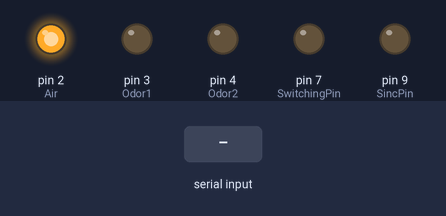
A sketch run on a simulated Arduino Uno, built with avr-gcc and run on an emulated ATmega328P. On the bench: output pins drawn as LEDs (lit = HIGH). The inputs (shaded band) are chosen by the test bench. What the sketch prints to the serial monitor is not drawn.

Above: at 1.2 s.
1.3 s: "n" received over Serial
At 2.6 s:
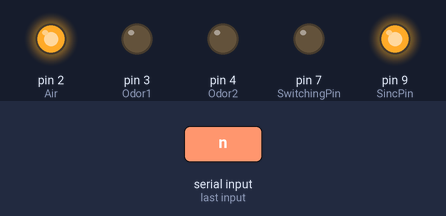
Timing chart, 0 to 33.8 s (numbered marks = the images above; inputs shaded):
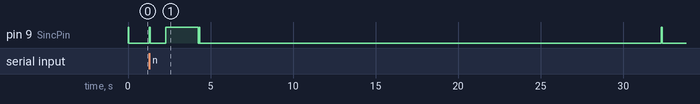

The sketch:

Arduino_odor_checking.ino
```cpp
/*
2020.02.20 @ author : Koyata Matsushita
2020.07.09 edited
    画像提示なし，ニオイ提示秒数を現行プロトコルのものに調整

For odor threshold controll.

In this program, control AirPin, Odor1Pin, Odor2Pin and SwitchingPin of
Kobal method odor exposure system.

SvmePin is always opened through experiment by toggle switch.
*/

/******************************************************************************/
// When you want to check device action, set isCheck true.
// If isCheck is true, skip dummyScan, initialRest and questionnaire.
boolean isCheck = false;

// If fMRI experiment, then true. @Saijo, then false.
boolean isMRIexperiment = false;

boolean isBreath = false;

// Select odor combination
// [Odor1Type] lactone: p, PEA: o, cycroten: i, heptanal: q, benzene: w
char Odor1Type = 'q';
// [Odor2Type] lactone: p, PEA: o, cycroten: i, heptanal: q, benzene: w
char Odor2Type = 'q';

/******************************* Set pin Number *******************************/
// !caution!
// Depending on pin number, some pins may conflict.
#define Air 2
#define Odor1 3 // pleasant odor
#define Odor2 4 // unpleasant odor
#define SwitchingPin 7 // changing air and odor
#define SincPin 9 // sinc pulse
#define BreathPulse 8 // receive breath pulse
#define MRIpulse 13 // receive fMRI pulse


/******************************************************************************/
int i = 0;
boolean checkFlag = false;

// Function prototype
void questionnaire(); // Questionnaire (24000 ms)
void fillUpOdor(int, long); // rest and fill up odor (long ms)
void odorTrial(int, long, boolean); // Odor trial (long ms)
void sincPulse(); // Send Arduino pulse (100 ms)


/*********************************** setup ************************************/
void setup() {
  Serial.begin(9600);

  pinMode(Air, OUTPUT);
  pinMode(Odor1, OUTPUT);
  pinMode(Odor2, OUTPUT);
  pinMode(SwitchingPin, OUTPUT);
  pinMode(SincPin, OUTPUT);
  pinMode(BreathPulse, INPUT); // breathing pulse receive
  pinMode(MRIpulse, INPUT); // MRI pulse receive

  // First time, Odor1(Pleasant odor) is closed.
  digitalWrite(Air, HIGH);
  digitalWrite(Odor1, LOW);
  digitalWrite(Odor2, LOW);
  digitalWrite(SwitchingPin, LOW);
}


/************************************ loop ************************************/
void loop() {

  Serial.print('a'); // White cross
  sincPulse();

  // clear received serial signals
  while(Serial.available()){
    Serial.read();
  }

  checkFlag = false;
  while(1){

    switch(Serial.read()){
      case 'p':

        fillUpOdor(Odor1, 6000); // long ms
        odorTrial(Odor1, 15000, isBreath); // long ms
        questionnaire(); // long ms

        checkFlag = true;
        break;

      case 'u':

        fillUpOdor(Odor2, 6000); // long ms
        odorTrial(Odor2, 15000, isBreath); // long ms
        questionnaire(); // long ms

        checkFlag = true;
        break;

      case 'n':

        fillUpOdor(Air, 1000); // long ms
        odorTrial(Air, 2000, isBreath); // long ms
        questionnaire(); // long ms

        checkFlag = true;
        break;

      case 'q':

        questionnaire();
        checkFlag = true;
        break;

    }

    if(checkFlag == true) break;

  }
}


/******************************* define function ******************************/

// Questionnaire (24000 ms)
void questionnaire() {
  Serial.print('x'); // starting questionnaire display
  sincPulse(); // 100 ms
  isCheck? delay(50): delay(3900);

  for(i=0;i<6;i++){
    Serial.print('y'); // question display
    isCheck? delay(100): delay(3900);

    Serial.print('z'); // record question result signal
    delay(100); // debounce
  }
}


// rest and fill up odor (long(restTime) ms, restTime>2000)
// With odor presentation task, AirPin is closed and OdorPin is opened.
void fillUpOdor(int odorType, long restTime) {
  Serial.print('b'); // odor screen
  sincPulse(); // 100 ms

  if(odorType == Air) {
    delay(restTime - 100);

  } else {
    delay(restTime-2200);
    digitalWrite(Air, LOW);
    delay(100);
    digitalWrite(odorType, HIGH); // fill up odor
    delay(2000);

  }
}


// Odor presentation (1000 ms)
void stimulation(int odorType) {

  delay(20);
  digitalWrite(SwitchingPin, HIGH);
  delay(20);
  digitalWrite(SincPin, HIGH);
  delay(940);
  digitalWrite(SincPin, LOW);
  delay(20);
  digitalWrite(SwitchingPin, LOW);

}


// Odor trial (long(trialTime) ms)
// Last of this func, OdorPin is closed and AirPin is opened.
void odorTrial(int odorType, long trialTime, boolean breathFlag) {
  if(odorType == Air){
    // don't stimulation.
    Serial.print('n'); // odorless air display
    digitalWrite(SincPin, HIGH);
    delay(trialTime - 50);
    digitalWrite(SincPin, LOW);
    delay(50);

  } else {
      if(odorType == Odor1) {
        switch (Odor1Type) {
          case 'p':
            Serial.print('p'); // lactone display
            break;

          case 'o':
            Serial.print('o'); // PEA display
            break;

          case 'i':
            Serial.print('i'); // cycroten display
            break;

          case 'w':
            Serial.print('w'); // benzene display
            break;

          case 'q':
            Serial.print('q'); // heptanal display
            break;

          default:
            break;
        }
      } else {
        switch (Odor2Type) {
          case 'p':
            Serial.print('p'); // lactone display
            break;

          case 'o':
            Serial.print('o'); // PEA display
            break;

          case 'i':
            Serial.print('i'); // cycroten display
            break;

          case 'w':
            Serial.print('w'); // benzene display
            break;

          case 'q':
            Serial.print('q'); // heptanal display
            break;

          default:
            break;
        }
      }

    if(breathFlag == true) {
      i = 0;
      int i_stimNum = 0;

      while(1){
        if(digitalRead(BreathPulse) == HIGH && i < ((trialTime-1000)/10)) {
          // When catch the breath pulse
          stimulation(odorType); // 1000 ms
          i_stimNum++;
        }

        if(i >= ((trialTime-i_stimNum*1000-40)/10)){
          // Finish stimulate odor trial
          delay(20);
          digitalWrite(odorType, LOW);
          delay(20);
          digitalWrite(Air, HIGH);
          break;
        }

        i++;
        delay(10);
      }
    } else {
      for(int i = 0; i < 4; i++) {
        stimulation(odorType); // stimulation 1000 ms
        delay(2000); // rest 2000 ms
      }
      stimulation(odorType); // stimulation 1000 ms
      delay(1980);
      digitalWrite(odorType, LOW);
      delay(20);
      digitalWrite(Air, HIGH);
    }
  }
}


// Send Arduino pulse (100 ms)
void sincPulse() {
  digitalWrite(SincPin,HIGH);
  delay(50);
  digitalWrite(SincPin,LOW);
  delay(50);
}
```
